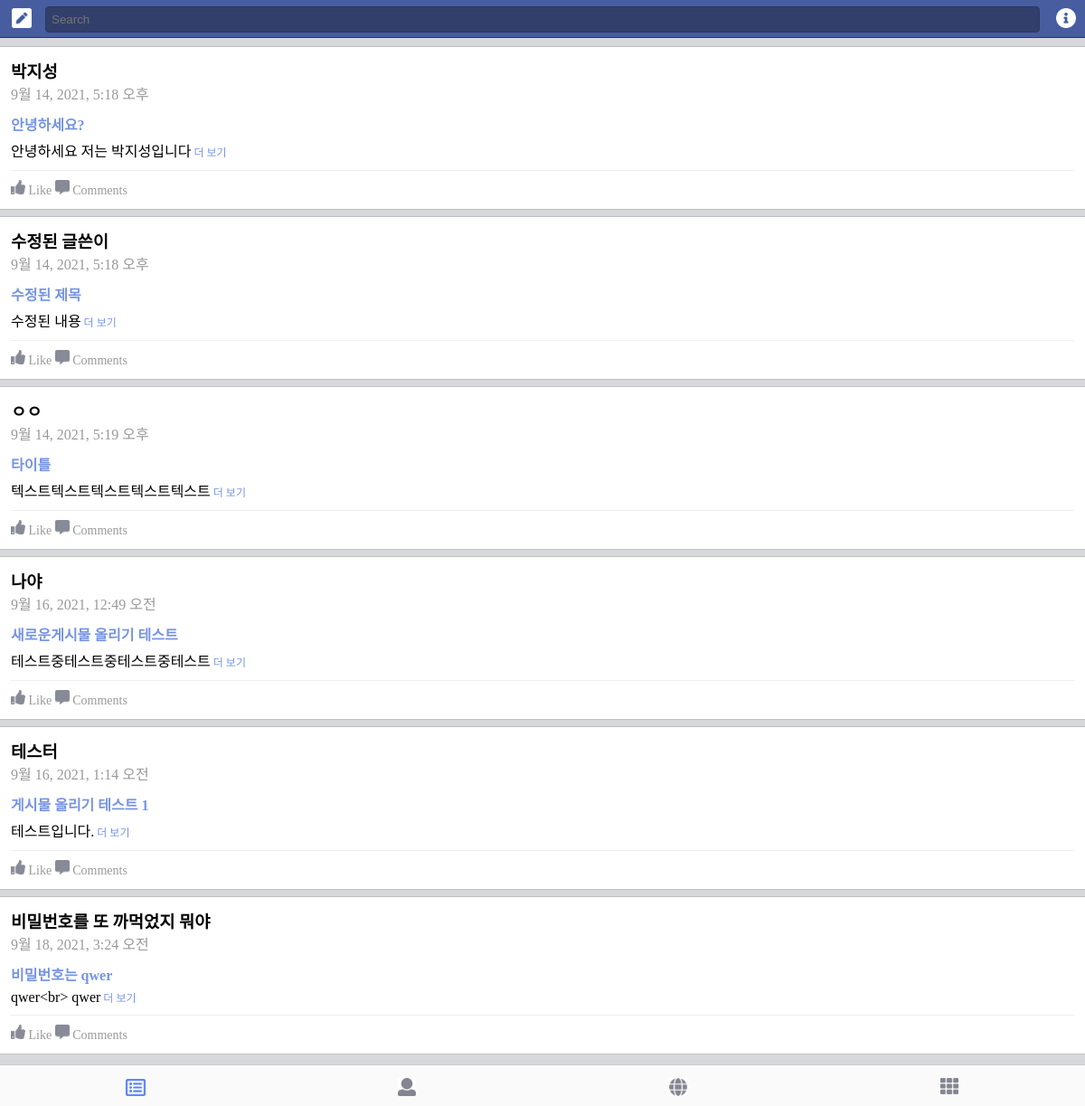
The page / on the database its author committed.
### facebook/models.py (models this page shows, shortened)
class Article(models.Model):
    author = models.CharField(max_length=120)
    title = models.CharField(max_length=120)
    text = models.TextField()
    password = models.CharField(max_length=120)
    created_at = models.DateTimeField(auto_now_add=True)
    def summary(self):
        return self.text[:15]

### facebook/views.py (the view)
# urls.py: path('', newsfeed),
def newsfeed(request):
    articles = Article.objects.all()
    return render(request, 'newsfeed.html', {'articles': articles})

### facebook/templates/newsfeed.html (shortened to what this page needs)
<html>
<head>
</head>
<body>
    <div class="header">
        <div class="btn1"><a href="/new"><img src="/static/ic_pencil.jpg" width="22px" style="margin: 9px 0 0 13px"></a></div>
        <div class="search">
            <input type="text" class="searchbar" placeholder="Search">
        </div>
        <div class="btn2"><img src="/static/ic_info.jpg" width="22px" style="margin: 9px 0 0 13px"></div>
    </div>
    <div class="container">
        {% for feed in articles %}
        <div class="feed">
            <h3 class="name">{{ feed.author }}</h3>
            <div class="date">{{ feed.created_at }}</div>
            <a class="title">{{ feed.title }}</a>
            <p class="content">{{ feed.summary }}<a class="more" href="/feed/{{ feed.pk }}"> 더 보기</a></p>
            <div class="accessory">
                <img src="/static/ic_like.jpg" width="16px"> Like
                <a class="comments" href="/feed/{{ feed.pk }}/"><img src="/static/ic_comment.jpg" width="16px"> Comments</a>
            </div>
        </div>
        {% endfor %}
    </div>
    <div class="footer">
        <div class="tab1"><img src="/static/ic_feed.jpg" width="22px" style="margin-top: 15px"></div>
        <div class="tab2"><img src="/static/ic_person.jpg" width="20px" style="margin-top: 14px"></div>
        <div class="tab3"><img src="/static/ic_globe.jpg" width="20px" style="margin-top: 14px"></div>
        <div class="tab3"><img src="/static/ic_etc.jpg" width="20px" style="margin-top: 14px"></div>
    </div>
</body>
</html>

### facebook/templates/newsfeed.html (style rules this page uses)
body { background-color: #d7d8dc; }
* { box-sizing: border-box; margin: 0; padding: 0; }
.header { background-color: #475d9f; color: #fff; height: 42px; border-bottom: 1px solid #2c3863; position: fixed; top: 0; left: 0; right: 0; }
.btn1 { position: absolute; left: 0px; }
.search { position: absolute; left: 50px; right: 50px; }
.searchbar { border: 1px solid #2c3863; background-color: #323f6b; width: 100%; border-radius: 4px; padding: 6px; margin-top: 7px; color: #ffffff; }
.btn2 { position: absolute; right: 10px; }
.container { background-color: #d7d8dc; padding-bottom: 50px; padding-top: 44px; }
.footer { position: fixed; bottom: 0; left: 0; right: 0; border-top: 1px solid #cccccc; background-color: #fafafa; height: 46px; text-align: center; }
.tab1 { float: left; width: 25%; }
.tab2 { float: left; width: 25%; }
.tab3 { float: left; width: 25%; }
.date { color: #999; margin-bottom: 10px; }
.title { color: #6184dddd; font-weight: 600; }
.content { margin-top: 5px; }
.accessory { border-top: 1px solid #eee; padding-top: 10px; margin-top: 10px; color: #999; font-size: 14px; }
.feed { background-color: #ffffff; border-top: 1px solid #c0c0c0; border-bottom: 1px solid #c0c0c0; margin: 7px 0; padding: 12px; }
.more { font-size: 12px; color: #6184dddd; }
a { color: inherit; text-decoration: none; }

### rows shown on the page
Article: author "박지성", created_at "9월 14, 2021, 5:18 오후", title "안녕하세요?", summary "안녕하세요 저는 박지성입니다"
Article: author "수정된 글쓴이", created_at "9월 14, 2021, 5:18 오후", title "수정된 제목", summary "수정된 내용"
Article: author "ㅇㅇ", created_at "9월 14, 2021, 5:19 오후", title "타이틀", summary "텍스트텍스트텍스트텍스트텍스트"
Article: author "나야", created_at "9월 16, 2021, 12:49 오전", title "새로운게시물 올리기 테스트", summary "테스트중테스트중테스트중테스트"
Article: author "테스터", created_at "9월 16, 2021, 1:14 오전", title "게시물 올리기 테스트 1", summary "테스트입니다."
Article: author "비밀번호를 또 까먹었지 뭐야", created_at "9월 18, 2021, 3:24 오전", title "비밀번호는 qwer", summary "qwer<br> qwer"
